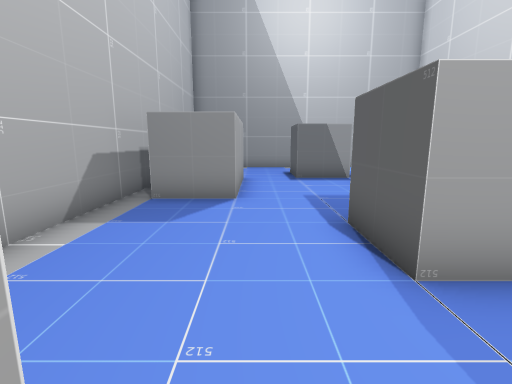
view 1 (above)

17 first-person views from a walk through a scene from a Unity 3-D project. The camera is 1.3 m above the floor, tilts 10° down and sees 85° across. The floor is counted in squares, 1 m on a side. Each view is taken from the middle of a square. On the plan, view 1 faces up. The plan holds only what a view shows up to about 13 squares ahead; the rest is blank.

view 2
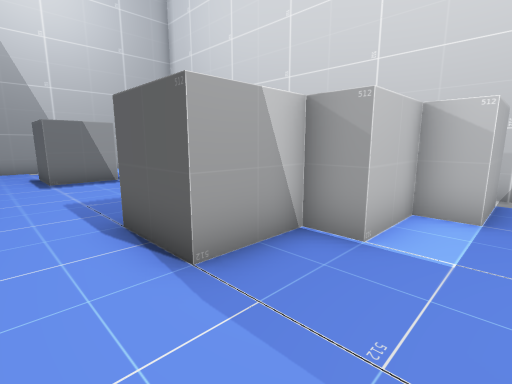

view 3
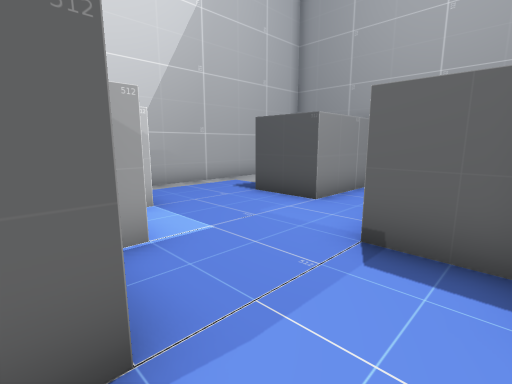

view 4
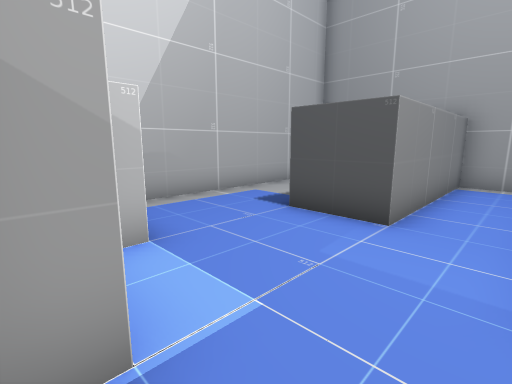

view 5
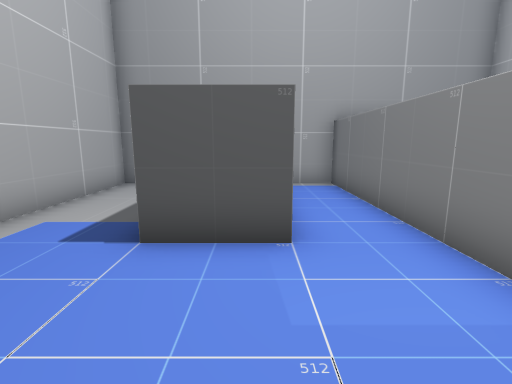

view 6
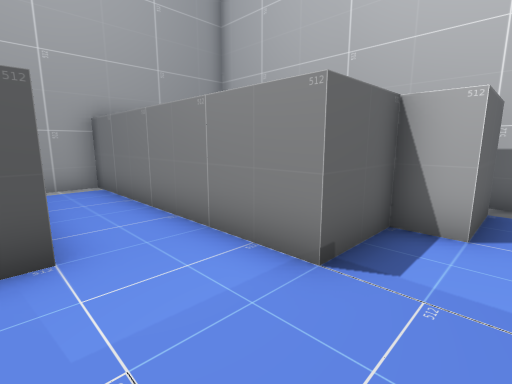

view 7
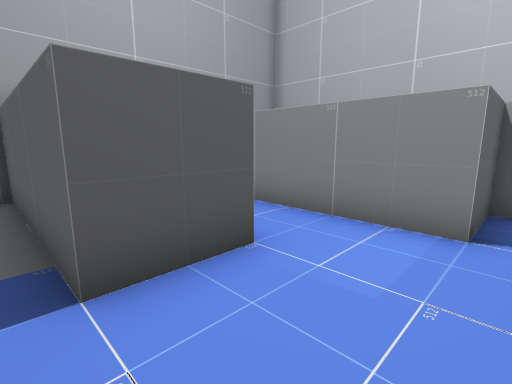

view 8
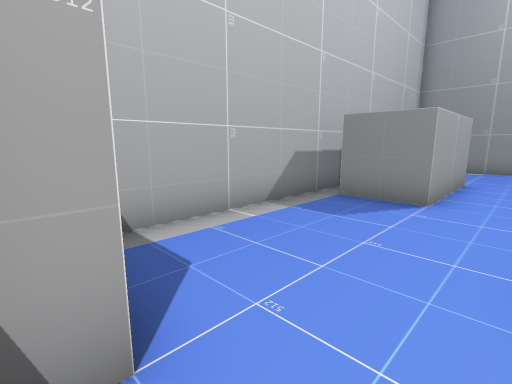

view 9
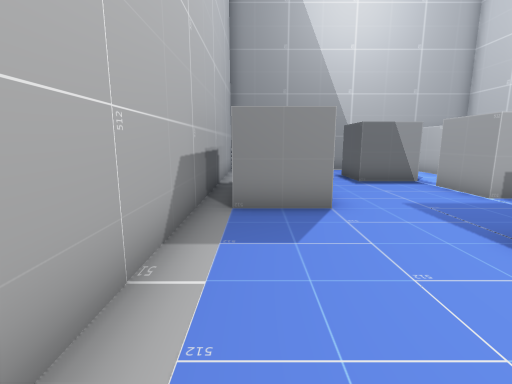

view 10
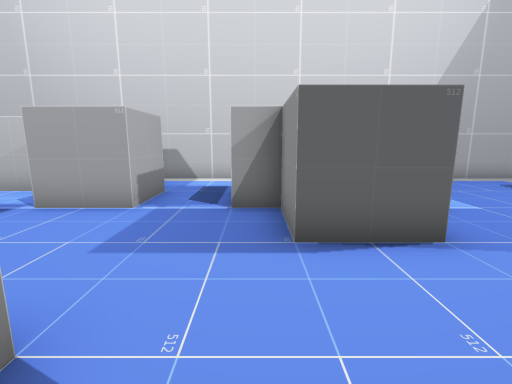

view 11
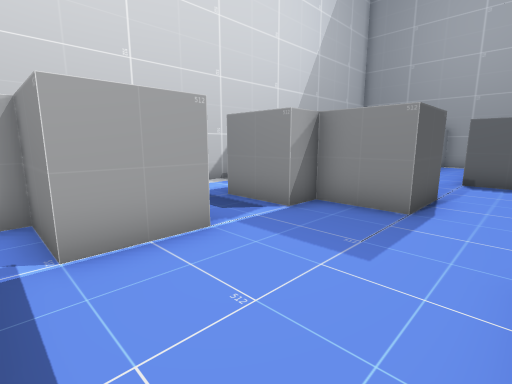

view 12
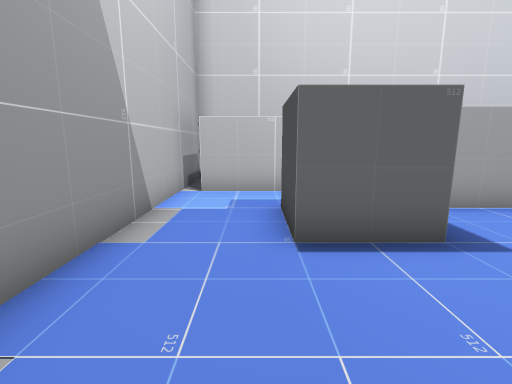

view 13
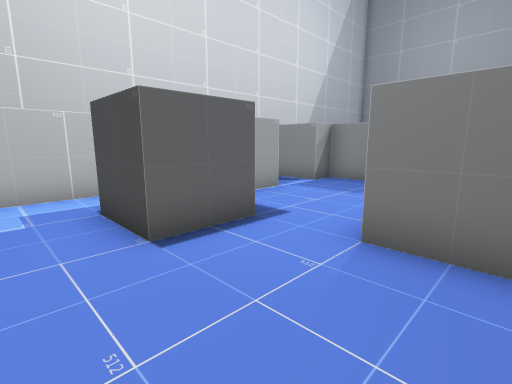

view 14
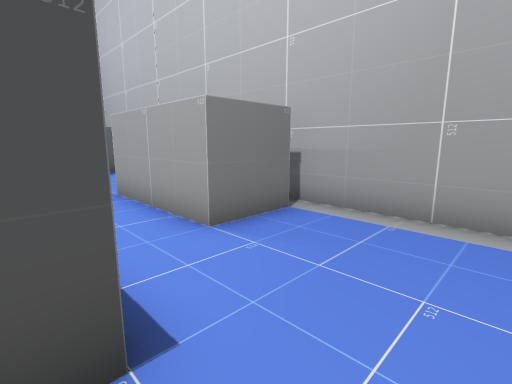

view 15
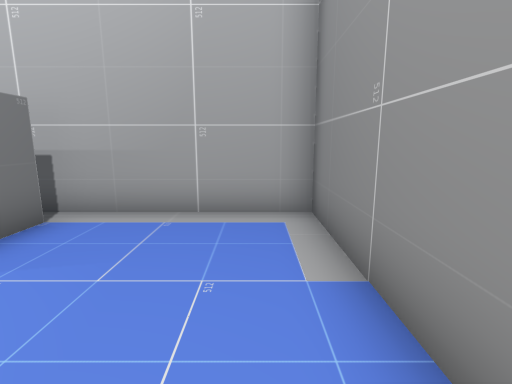

view 16
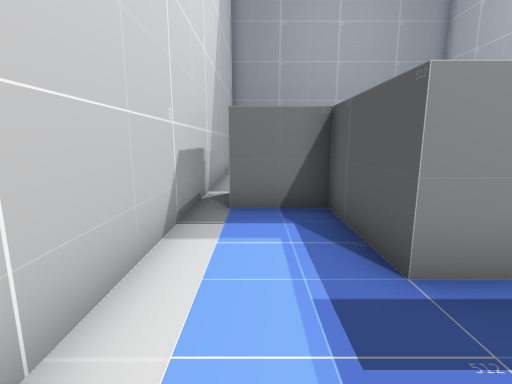

view 17
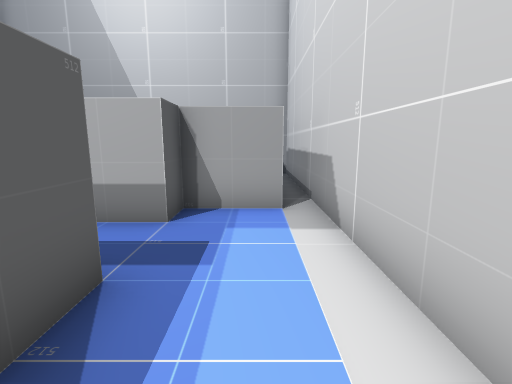

### Floor plan
Ten units are one square. View 1 is at (0, 0); x grows to the right and y downward. Boxes are objects, and circles mark ways between rooms. Rooms are numbered by the first view taken in them; rooms with no view inside come last. Other rooms are left out.
<svg viewBox="-37 -156 125 242">
<path fill="none" stroke="#000" d="M-25 -5 -5 -5 -5 5 15 5 15 81 35 81 35 25 55 25 55 81M35 -75 35 -95 55 -95 55 -105M76 -5 55 -5 55 -15 35 -15 35 -25 15 -25 15 -45 35 -45 35 -55M-32 -80 -32 -4M36 -105 15 -105M-5 -105 -5 -65 -25 -65M83 81 83 -16M-25 -105 -5 -105M15 -151 -32 -151 -32 -89M15 -105 15 -125M15 -125 36 -125M55 -105 55 -145M69 -151 15 -151M35 -55 55 -55 55 -25 76 -25M76 -85 55 -85 55 -75 35 -75M83 -16 83 -100"/>
<circle cx="5" cy="-100" r="3" fill="#2a7"/>
<circle cx="45" cy="-115" r="3" fill="#2a7"/>
<circle cx="45" cy="-65" r="3" fill="#2a7"/>
<circle cx="25" cy="-135" r="3" fill="#2a7"/>
<text x="20" y="-20">1</text>
<text x="-10" y="-130">2</text>
<text x="40" y="-130">3</text>
<text x="60" y="-60">4</text>
</svg>
Room 1 opens to room 2. Room 1 opens to room 3. Room 1 opens to room 4. Room 2 opens to room 3.

Where each view was taken, in squares from view 1:
view 1: 0 up, 0 right, facing up
view 2: 0 up, 0 right, facing up-right
view 3: 3 up, 0 right, facing down-right
view 4: 2 up, 2 right, facing down-right
view 5: 1 up, 4 right, facing down
view 6: 1 up, 4 right, facing down-left
view 7: 0 up, 6 right, facing down-left
view 8: 0 up, 1 right, facing up-left
view 9: 1 up, 2 left, facing up
view 10: 5 up, 2 left, facing right
view 11: 10 up, 0 right, facing down-right
view 12: 13 up, 2 left, facing right
view 13: 14 up, 2 left, facing down-right
view 14: 14 up, 2 right, facing down-left
view 15: 14 up, 2 right, facing left
view 16: 8 up, 7 right, facing down
view 17: 3 up, 7 right, facing up
